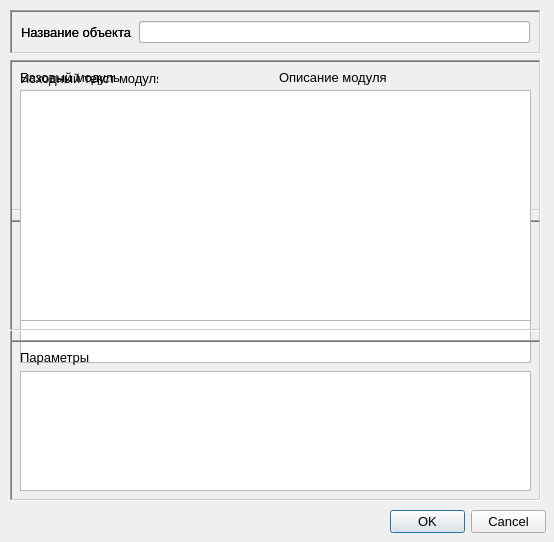
<?xml version="1.0" encoding="UTF-8"?>
<ui version="4.0">
 <class>QActorEditor</class>
 <widget class="QDialog" name="QActorEditor">
  <property name="windowModality">
   <enum>Qt::ApplicationModal</enum>
  </property>
  <property name="geometry">
   <rect>
    <x>0</x>
    <y>0</y>
    <width>554</width>
    <height>542</height>
   </rect>
  </property>
  <property name="sizePolicy">
   <sizepolicy hsizetype="Fixed" vsizetype="Fixed">
    <horstretch>0</horstretch>
    <verstretch>0</verstretch>
   </sizepolicy>
  </property>
  <property name="minimumSize">
   <size>
    <width>554</width>
    <height>542</height>
   </size>
  </property>
  <property name="maximumSize">
   <size>
    <width>554</width>
    <height>542</height>
   </size>
  </property>
  <property name="font">
   <font>
    <pointsize>10</pointsize>
   </font>
  </property>
  <property name="windowTitle">
   <string>Редактор объекта</string>
  </property>
  <property name="windowIcon">
   <iconset resource="resources.qrc">
    <normaloff>:/images/G.png</normaloff>:/images/G.png</iconset>
  </property>
  <property name="sizeGripEnabled">
   <bool>false</bool>
  </property>
  <property name="modal">
   <bool>true</bool>
  </property>
  <widget class="QDialogButtonBox" name="buttonBox">
   <property name="geometry">
    <rect>
     <x>390</x>
     <y>510</y>
     <width>156</width>
     <height>23</height>
    </rect>
   </property>
   <property name="orientation">
    <enum>Qt::Horizontal</enum>
   </property>
   <property name="standardButtons">
    <set>QDialogButtonBox::Cancel|QDialogButtonBox::Ok</set>
   </property>
  </widget>
  <widget class="QWidget" name="normalWidget" native="true">
   <property name="geometry">
    <rect>
     <x>0</x>
     <y>0</y>
     <width>554</width>
     <height>510</height>
    </rect>
   </property>
   <widget class="QFrame" name="frame_2">
    <property name="geometry">
     <rect>
      <x>10</x>
      <y>220</y>
      <width>531</width>
      <height>281</height>
     </rect>
    </property>
    <property name="frameShape">
     <enum>QFrame::WinPanel</enum>
    </property>
    <property name="frameShadow">
     <enum>QFrame::Sunken</enum>
    </property>
    <property name="lineWidth">
     <number>3</number>
    </property>
    <property name="midLineWidth">
     <number>1</number>
    </property>
    <widget class="QWidget" name="layoutWidget">
     <property name="geometry">
      <rect>
       <x>10</x>
       <y>149</y>
       <width>511</width>
       <height>121</height>
      </rect>
     </property>
     <layout class="QVBoxLayout" name="verticalLayout_2">
      <item>
       <layout class="QHBoxLayout" name="horizontalLayout_3">
        <item>
         <widget class="QLabel" name="descriptionBMLbl">
          <property name="text">
           <string>Описание параметра базового модуля</string>
          </property>
         </widget>
        </item>
        <item>
         <widget class="QLabel" name="descriptionPOLbl">
          <property name="text">
           <string>Описание данного предметной области</string>
          </property>
         </widget>
        </item>
       </layout>
      </item>
      <item>
       <layout class="QHBoxLayout" name="horizontalLayout_4">
        <item>
         <widget class="QLabel" name="descriptionBMLbl_2">
          <property name="sizePolicy">
           <sizepolicy hsizetype="MinimumExpanding" vsizetype="MinimumExpanding">
            <horstretch>0</horstretch>
            <verstretch>0</verstretch>
           </sizepolicy>
          </property>
          <property name="frameShape">
           <enum>QFrame::Box</enum>
          </property>
          <property name="frameShadow">
           <enum>QFrame::Plain</enum>
          </property>
          <property name="text">
           <string/>
          </property>
          <property name="textFormat">
           <enum>Qt::PlainText</enum>
          </property>
          <property name="wordWrap">
           <bool>true</bool>
          </property>
         </widget>
        </item>
        <item>
         <widget class="QLabel" name="descriptionPOLbl_2">
          <property name="sizePolicy">
           <sizepolicy hsizetype="MinimumExpanding" vsizetype="MinimumExpanding">
            <horstretch>0</horstretch>
            <verstretch>0</verstretch>
           </sizepolicy>
          </property>
          <property name="frameShape">
           <enum>QFrame::Box</enum>
          </property>
          <property name="text">
           <string/>
          </property>
          <property name="textFormat">
           <enum>Qt::PlainText</enum>
          </property>
         </widget>
        </item>
       </layout>
      </item>
     </layout>
    </widget>
    <widget class="QWidget" name="layoutWidget">
     <property name="geometry">
      <rect>
       <x>10</x>
       <y>12</y>
       <width>511</width>
       <height>131</height>
      </rect>
     </property>
     <layout class="QVBoxLayout" name="verticalLayout_3">
      <item>
       <widget class="QLabel" name="paramsNormalLbl">
        <property name="text">
         <string>Параметры</string>
        </property>
       </widget>
      </item>
      <item>
       <widget class="QTableWidget" name="paramsNormalTable"/>
      </item>
     </layout>
    </widget>
   </widget>
   <widget class="QFrame" name="frame">
    <property name="geometry">
     <rect>
      <x>10</x>
      <y>60</y>
      <width>531</width>
      <height>151</height>
     </rect>
    </property>
    <property name="frameShape">
     <enum>QFrame::WinPanel</enum>
    </property>
    <property name="frameShadow">
     <enum>QFrame::Sunken</enum>
    </property>
    <property name="lineWidth">
     <number>3</number>
    </property>
    <property name="midLineWidth">
     <number>1</number>
    </property>
    <widget class="QWidget" name="layoutWidget">
     <property name="geometry">
      <rect>
       <x>10</x>
       <y>10</y>
       <width>511</width>
       <height>131</height>
      </rect>
     </property>
     <layout class="QVBoxLayout" name="verticalLayout">
      <item>
       <layout class="QHBoxLayout" name="horizontalLayout_2">
        <item>
         <widget class="QLabel" name="baseModuleLbl">
          <property name="text">
           <string>Базовый модуль</string>
          </property>
         </widget>
        </item>
        <item>
         <widget class="QLabel" name="descriptionLbl">
          <property name="text">
           <string>Описание модуля</string>
          </property>
         </widget>
        </item>
       </layout>
      </item>
      <item>
       <layout class="QHBoxLayout" name="horizontalLayout">
        <item>
         <widget class="QListWidget" name="baseModuleList"/>
        </item>
        <item>
         <widget class="QLabel" name="descriptionLbl_2">
          <property name="sizePolicy">
           <sizepolicy hsizetype="MinimumExpanding" vsizetype="MinimumExpanding">
            <horstretch>0</horstretch>
            <verstretch>0</verstretch>
           </sizepolicy>
          </property>
          <property name="minimumSize">
           <size>
            <width>53</width>
            <height>0</height>
           </size>
          </property>
          <property name="frameShape">
           <enum>QFrame::Box</enum>
          </property>
          <property name="text">
           <string/>
          </property>
          <property name="textFormat">
           <enum>Qt::PlainText</enum>
          </property>
          <property name="wordWrap">
           <bool>true</bool>
          </property>
         </widget>
        </item>
       </layout>
      </item>
     </layout>
    </widget>
   </widget>
   <widget class="QFrame" name="frame">
    <property name="geometry">
     <rect>
      <x>10</x>
      <y>10</y>
      <width>531</width>
      <height>44</height>
     </rect>
    </property>
    <property name="frameShape">
     <enum>QFrame::WinPanel</enum>
    </property>
    <property name="frameShadow">
     <enum>QFrame::Sunken</enum>
    </property>
    <property name="lineWidth">
     <number>3</number>
    </property>
    <property name="midLineWidth">
     <number>1</number>
    </property>
    <layout class="QHBoxLayout" name="horizontalLayout_5">
     <item>
      <widget class="QLabel" name="actorNameLbl">
       <property name="font">
        <font>
         <pointsize>10</pointsize>
        </font>
       </property>
       <property name="frameShape">
        <enum>QFrame::NoFrame</enum>
       </property>
       <property name="text">
        <string>Название объекта</string>
       </property>
      </widget>
     </item>
     <item>
      <widget class="QLineEdit" name="actorNameEdt">
       <property name="font">
        <font>
         <pointsize>10</pointsize>
        </font>
       </property>
      </widget>
     </item>
    </layout>
   </widget>
  </widget>
  <widget class="QWidget" name="inlineWidget" native="true">
   <property name="geometry">
    <rect>
     <x>0</x>
     <y>0</y>
     <width>554</width>
     <height>510</height>
    </rect>
   </property>
   <widget class="QFrame" name="frame_3">
    <property name="geometry">
     <rect>
      <x>10</x>
      <y>10</y>
      <width>531</width>
      <height>44</height>
     </rect>
    </property>
    <property name="frameShape">
     <enum>QFrame::WinPanel</enum>
    </property>
    <property name="frameShadow">
     <enum>QFrame::Sunken</enum>
    </property>
    <property name="lineWidth">
     <number>3</number>
    </property>
    <property name="midLineWidth">
     <number>1</number>
    </property>
    <layout class="QHBoxLayout" name="horizontalLayout_6">
     <item>
      <widget class="QLabel" name="iactorNameLbl">
       <property name="font">
        <font>
         <pointsize>10</pointsize>
        </font>
       </property>
       <property name="frameShape">
        <enum>QFrame::NoFrame</enum>
       </property>
       <property name="text">
        <string>Название объекта</string>
       </property>
      </widget>
     </item>
     <item>
      <widget class="QLineEdit" name="iactorNameEdt">
       <property name="font">
        <font>
         <pointsize>10</pointsize>
        </font>
       </property>
      </widget>
     </item>
    </layout>
   </widget>
   <widget class="QFrame" name="frame_4">
    <property name="geometry">
     <rect>
      <x>10</x>
      <y>60</y>
      <width>531</width>
      <height>271</height>
     </rect>
    </property>
    <property name="frameShape">
     <enum>QFrame::WinPanel</enum>
    </property>
    <property name="frameShadow">
     <enum>QFrame::Sunken</enum>
    </property>
    <property name="lineWidth">
     <number>3</number>
    </property>
    <property name="midLineWidth">
     <number>1</number>
    </property>
    <widget class="QLabel" name="inlineModuleTxtLbl">
     <property name="geometry">
      <rect>
       <x>10</x>
       <y>10</y>
       <width>138</width>
       <height>16</height>
      </rect>
     </property>
     <property name="text">
      <string>Исходный текст модуля</string>
     </property>
    </widget>
    <widget class="QPlainTextEdit" name="inlineModuleTxtEdt">
     <property name="geometry">
      <rect>
       <x>10</x>
       <y>30</y>
       <width>511</width>
       <height>231</height>
      </rect>
     </property>
    </widget>
   </widget>
   <widget class="QFrame" name="frame_5">
    <property name="geometry">
     <rect>
      <x>10</x>
      <y>340</y>
      <width>531</width>
      <height>161</height>
     </rect>
    </property>
    <property name="frameShape">
     <enum>QFrame::WinPanel</enum>
    </property>
    <property name="frameShadow">
     <enum>QFrame::Sunken</enum>
    </property>
    <property name="lineWidth">
     <number>3</number>
    </property>
    <property name="midLineWidth">
     <number>1</number>
    </property>
    <widget class="QWidget" name="layoutWidget_2">
     <property name="geometry">
      <rect>
       <x>10</x>
       <y>10</y>
       <width>511</width>
       <height>141</height>
      </rect>
     </property>
     <layout class="QVBoxLayout" name="verticalLayout_4">
      <item>
       <widget class="QLabel" name="paramsInlineLbl">
        <property name="text">
         <string>Параметры</string>
        </property>
       </widget>
      </item>
      <item>
       <widget class="QTableWidget" name="paramsInlineTable"/>
      </item>
     </layout>
    </widget>
   </widget>
  </widget>
 </widget>
 <resources>
  <include location="resources.qrc"/>
 </resources>
 <connections>
  <connection>
   <sender>buttonBox</sender>
   <signal>accepted()</signal>
   <receiver>QActorEditor</receiver>
   <slot>accept()</slot>
   <hints>
    <hint type="sourcelabel">
     <x>248</x>
     <y>254</y>
    </hint>
    <hint type="destinationlabel">
     <x>157</x>
     <y>274</y>
    </hint>
   </hints>
  </connection>
  <connection>
   <sender>buttonBox</sender>
   <signal>rejected()</signal>
   <receiver>QActorEditor</receiver>
   <slot>reject()</slot>
   <hints>
    <hint type="sourcelabel">
     <x>316</x>
     <y>260</y>
    </hint>
    <hint type="destinationlabel">
     <x>286</x>
     <y>274</y>
    </hint>
   </hints>
  </connection>
 </connections>
 <designerdata>
  <property name="gridDeltaX">
   <number>10</number>
  </property>
  <property name="gridDeltaY">
   <number>10</number>
  </property>
  <property name="gridSnapX">
   <bool>true</bool>
  </property>
  <property name="gridSnapY">
   <bool>true</bool>
  </property>
  <property name="gridVisible">
   <bool>true</bool>
  </property>
 </designerdata>
</ui>
